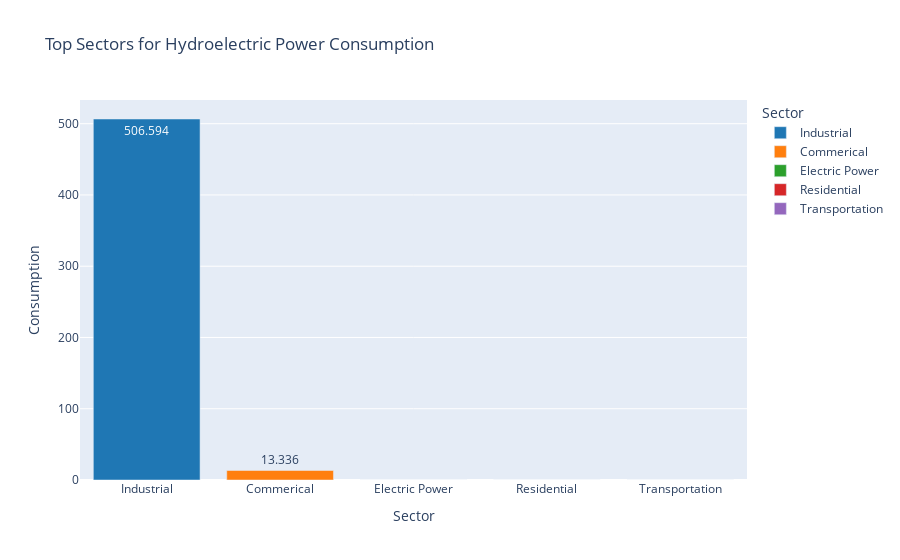
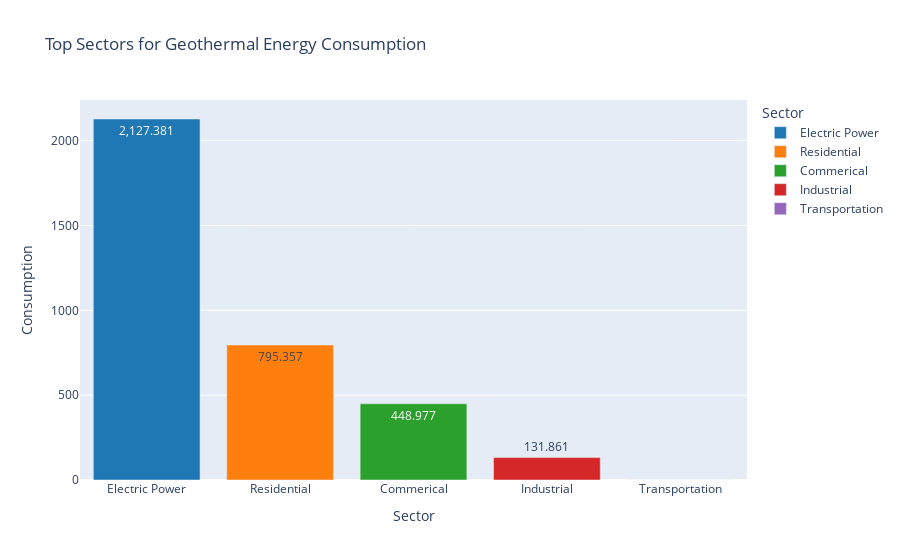
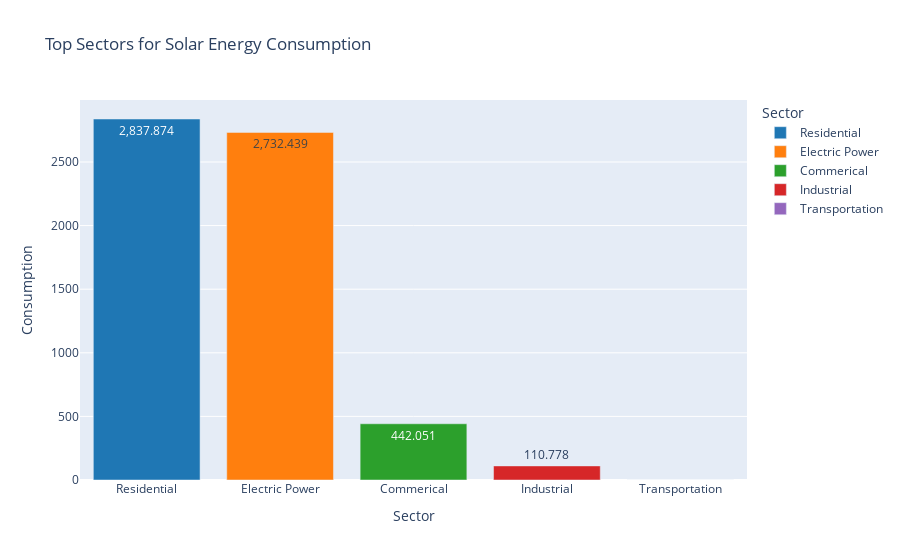
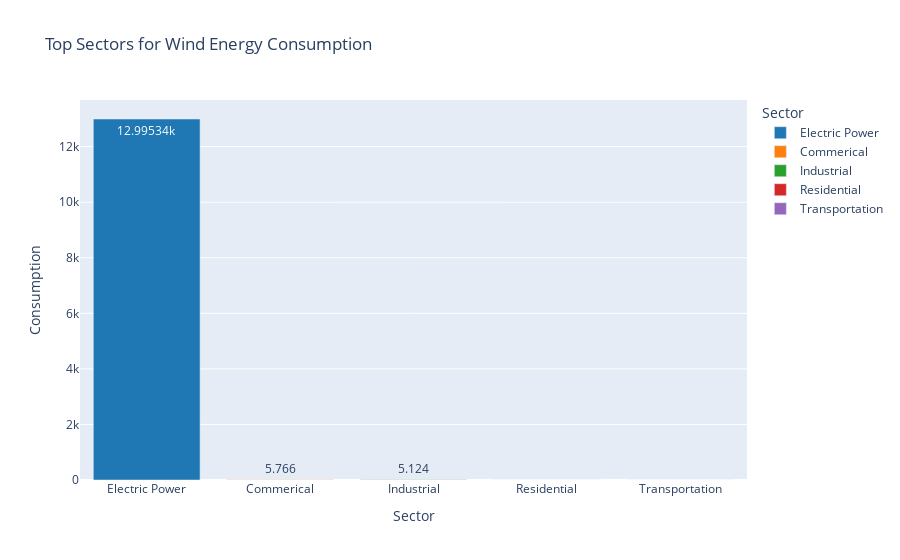

The notebook cell these images were saved under, in order:
### Code cell
# Let's take a closer look at which sectors consume the most of each type of energy.
# This will give us insights into which industries rely more on specific energy sources.

for i in cols:
    if i == 'Hydroelectric Power':
        df_top = df.groupby(['Sector'])[['Hydroelectric Power']].sum()
        df_top = df_top.sort_values(by="Hydroelectric Power", ascending=False).head(10)

        # Creating an interactive bar chart to show the top sectors for hydroelectric power consumption.
        fig = px.bar(df_top,
                     text_auto=True,
                     color=df_top.index,
                     color_discrete_sequence=colors,
                     labels={'index': "Sector", 'value': "Consumption"},
                     title='Top Sectors for Hydroelectric Power Consumption')
        fig.show()  # Displaying the plot
    else:
        df_top = df.groupby(['Sector'])[[i]].sum()
        df_top = df_top.sort_values(by=i, ascending=False).head(5)

        # Interactive bar chart for other energy types.
        fig = px.bar(df_top,
                     text_auto=True,
                     color=df_top.index,
                     color_discrete_sequence=colors,
                     labels={'index': "Sector", 'value': "Consumption"},
                     title=f'Top Sectors for {i} Consumption')
        fig.show()  # Displaying the plot

### Figure 1 — Plotly figure (JSON) as saved in the notebook; plotly's stock layout.template omitted (floating-point values rounded to 4 significant figures)
{"data": [{"alignmentgroup": "True", "hovertemplate": "Sector=%{x}<br>Consumption=%{y}<extra></extra>", "legendgroup": "Industrial", "marker": {"color": "#1f77b4", "pattern": {"shape": ""}}, "name": "Industrial", "offsetgroup": "Industrial", "orientation": "v", "showlegend": true, "textposition": "auto", "texttemplate": "%{y}", "type": "bar", "x": ["Industrial"], "xaxis": "x", "y": [506.6], "yaxis": "y"}, {"alignmentgroup": "True", "hovertemplate": "Sector=%{x}<br>Consumption=%{y}<extra></extra>", "legendgroup": "Commerical", "marker": {"color": "#ff7f0e", "pattern": {"shape": ""}}, "name": "Commerical", "offsetgroup": "Commerical", "orientation": "v", "showlegend": true, "textposition": "auto", "texttemplate": "%{y}", "type": "bar", "x": ["Commerical"], "xaxis": "x", "y": [13.34], "yaxis": "y"}, {"alignmentgroup": "True", "hovertemplate": "Sector=%{x}<br>Consumption=%{y}<extra></extra>", "legendgroup": "Electric Power", "marker": {"color": "#2ca02c", "pattern": {"shape": ""}}, "name": "Electric Power", "offsetgroup": "Electric Power", "orientation": "v", "showlegend": true, "textposition": "auto", "texttemplate": "%{y}", "type": "bar", "x": ["Electric Power"], "xaxis": "x", "y": [0], "yaxis": "y"}, {"alignmentgroup": "True", "hovertemplate": "Sector=%{x}<br>Consumption=%{y}<extra></extra>", "legendgroup": "Residential", "marker": {"color": "#d62728", "pattern": {"shape": ""}}, "name": "Residential", "offsetgroup": "Residential", "orientation": "v", "showlegend": true, "textposition": "auto", "texttemplate": "%{y}", "type": "bar", "x": ["Residential"], "xaxis": "x", "y": [0], "yaxis": "y"}, {"alignmentgroup": "True", "hovertemplate": "Sector=%{x}<br>Consumption=%{y}<extra></extra>", "legendgroup": "Transportation", "marker": {"color": "#9467bd", "pattern": {"shape": ""}}, "name": "Transportation", "offsetgroup": "Transportation", "orientation": "v", "showlegend": true, "textposition": "auto", "texttemplate": "%{y}", "type": "bar", "x": ["Transportation"], "xaxis": "x", "y": [0], "yaxis": "y"}], "layout": {"barmode": "relative", "legend": {"title": {"text": "Sector"}, "tracegroupgap": 0}, "title": {"text": "Top Sectors for Hydroelectric Power Consumption"}, "xaxis": {"anchor": "y", "categoryarray": ["Industrial", "Commerical", "Electric Power", "Residential", "Transportation"], "categoryorder": "array", "domain": [0, 1], "title": {"text": "Sector"}}, "yaxis": {"anchor": "x", "domain": [0, 1], "title": {"text": "Consumption"}}}}

### Figure 2 — Plotly figure (JSON) as saved in the notebook; plotly's stock layout.template omitted (floating-point values rounded to 4 significant figures)
{"data": [{"alignmentgroup": "True", "hovertemplate": "Sector=%{x}<br>Consumption=%{y}<extra></extra>", "legendgroup": "Electric Power", "marker": {"color": "#1f77b4", "pattern": {"shape": ""}}, "name": "Electric Power", "offsetgroup": "Electric Power", "orientation": "v", "showlegend": true, "textposition": "auto", "texttemplate": "%{y}", "type": "bar", "x": ["Electric Power"], "xaxis": "x", "y": [2127.0], "yaxis": "y"}, {"alignmentgroup": "True", "hovertemplate": "Sector=%{x}<br>Consumption=%{y}<extra></extra>", "legendgroup": "Residential", "marker": {"color": "#ff7f0e", "pattern": {"shape": ""}}, "name": "Residential", "offsetgroup": "Residential", "orientation": "v", "showlegend": true, "textposition": "auto", "texttemplate": "%{y}", "type": "bar", "x": ["Residential"], "xaxis": "x", "y": [795.4], "yaxis": "y"}, {"alignmentgroup": "True", "hovertemplate": "Sector=%{x}<br>Consumption=%{y}<extra></extra>", "legendgroup": "Commerical", "marker": {"color": "#2ca02c", "pattern": {"shape": ""}}, "name": "Commerical", "offsetgroup": "Commerical", "orientation": "v", "showlegend": true, "textposition": "auto", "texttemplate": "%{y}", "type": "bar", "x": ["Commerical"], "xaxis": "x", "y": [449.0], "yaxis": "y"}, {"alignmentgroup": "True", "hovertemplate": "Sector=%{x}<br>Consumption=%{y}<extra></extra>", "legendgroup": "Industrial", "marker": {"color": "#d62728", "pattern": {"shape": ""}}, "name": "Industrial", "offsetgroup": "Industrial", "orientation": "v", "showlegend": true, "textposition": "auto", "texttemplate": "%{y}", "type": "bar", "x": ["Industrial"], "xaxis": "x", "y": [131.9], "yaxis": "y"}, {"alignmentgroup": "True", "hovertemplate": "Sector=%{x}<br>Consumption=%{y}<extra></extra>", "legendgroup": "Transportation", "marker": {"color": "#9467bd", "pattern": {"shape": ""}}, "name": "Transportation", "offsetgroup": "Transportation", "orientation": "v", "showlegend": true, "textposition": "auto", "texttemplate": "%{y}", "type": "bar", "x": ["Transportation"], "xaxis": "x", "y": [0], "yaxis": "y"}], "layout": {"barmode": "relative", "legend": {"title": {"text": "Sector"}, "tracegroupgap": 0}, "title": {"text": "Top Sectors for Geothermal Energy Consumption"}, "xaxis": {"anchor": "y", "categoryarray": ["Electric Power", "Residential", "Commerical", "Industrial", "Transportation"], "categoryorder": "array", "domain": [0, 1], "title": {"text": "Sector"}}, "yaxis": {"anchor": "x", "domain": [0, 1], "title": {"text": "Consumption"}}}}

### Figure 3 — Plotly figure (JSON) as saved in the notebook; plotly's stock layout.template omitted (floating-point values rounded to 4 significant figures)
{"data": [{"alignmentgroup": "True", "hovertemplate": "Sector=%{x}<br>Consumption=%{y}<extra></extra>", "legendgroup": "Residential", "marker": {"color": "#1f77b4", "pattern": {"shape": ""}}, "name": "Residential", "offsetgroup": "Residential", "orientation": "v", "showlegend": true, "textposition": "auto", "texttemplate": "%{y}", "type": "bar", "x": ["Residential"], "xaxis": "x", "y": [2838.0], "yaxis": "y"}, {"alignmentgroup": "True", "hovertemplate": "Sector=%{x}<br>Consumption=%{y}<extra></extra>", "legendgroup": "Electric Power", "marker": {"color": "#ff7f0e", "pattern": {"shape": ""}}, "name": "Electric Power", "offsetgroup": "Electric Power", "orientation": "v", "showlegend": true, "textposition": "auto", "texttemplate": "%{y}", "type": "bar", "x": ["Electric Power"], "xaxis": "x", "y": [2732.0], "yaxis": "y"}, {"alignmentgroup": "True", "hovertemplate": "Sector=%{x}<br>Consumption=%{y}<extra></extra>", "legendgroup": "Commerical", "marker": {"color": "#2ca02c", "pattern": {"shape": ""}}, "name": "Commerical", "offsetgroup": "Commerical", "orientation": "v", "showlegend": true, "textposition": "auto", "texttemplate": "%{y}", "type": "bar", "x": ["Commerical"], "xaxis": "x", "y": [442.1], "yaxis": "y"}, {"alignmentgroup": "True", "hovertemplate": "Sector=%{x}<br>Consumption=%{y}<extra></extra>", "legendgroup": "Industrial", "marker": {"color": "#d62728", "pattern": {"shape": ""}}, "name": "Industrial", "offsetgroup": "Industrial", "orientation": "v", "showlegend": true, "textposition": "auto", "texttemplate": "%{y}", "type": "bar", "x": ["Industrial"], "xaxis": "x", "y": [110.8], "yaxis": "y"}, {"alignmentgroup": "True", "hovertemplate": "Sector=%{x}<br>Consumption=%{y}<extra></extra>", "legendgroup": "Transportation", "marker": {"color": "#9467bd", "pattern": {"shape": ""}}, "name": "Transportation", "offsetgroup": "Transportation", "orientation": "v", "showlegend": true, "textposition": "auto", "texttemplate": "%{y}", "type": "bar", "x": ["Transportation"], "xaxis": "x", "y": [0], "yaxis": "y"}], "layout": {"barmode": "relative", "legend": {"title": {"text": "Sector"}, "tracegroupgap": 0}, "title": {"text": "Top Sectors for Solar Energy Consumption"}, "xaxis": {"anchor": "y", "categoryarray": ["Residential", "Electric Power", "Commerical", "Industrial", "Transportation"], "categoryorder": "array", "domain": [0, 1], "title": {"text": "Sector"}}, "yaxis": {"anchor": "x", "domain": [0, 1], "title": {"text": "Consumption"}}}}

### Figure 4 — Plotly figure (JSON) as saved in the notebook; plotly's stock layout.template omitted (floating-point values rounded to 4 significant figures)
{"data": [{"alignmentgroup": "True", "hovertemplate": "Sector=%{x}<br>Consumption=%{y}<extra></extra>", "legendgroup": "Electric Power", "marker": {"color": "#1f77b4", "pattern": {"shape": ""}}, "name": "Electric Power", "offsetgroup": "Electric Power", "orientation": "v", "showlegend": true, "textposition": "auto", "texttemplate": "%{y}", "type": "bar", "x": ["Electric Power"], "xaxis": "x", "y": [13000.0], "yaxis": "y"}, {"alignmentgroup": "True", "hovertemplate": "Sector=%{x}<br>Consumption=%{y}<extra></extra>", "legendgroup": "Commerical", "marker": {"color": "#ff7f0e", "pattern": {"shape": ""}}, "name": "Commerical", "offsetgroup": "Commerical", "orientation": "v", "showlegend": true, "textposition": "auto", "texttemplate": "%{y}", "type": "bar", "x": ["Commerical"], "xaxis": "x", "y": [5.766], "yaxis": "y"}, {"alignmentgroup": "True", "hovertemplate": "Sector=%{x}<br>Consumption=%{y}<extra></extra>", "legendgroup": "Industrial", "marker": {"color": "#2ca02c", "pattern": {"shape": ""}}, "name": "Industrial", "offsetgroup": "Industrial", "orientation": "v", "showlegend": true, "textposition": "auto", "texttemplate": "%{y}", "type": "bar", "x": ["Industrial"], "xaxis": "x", "y": [5.124], "yaxis": "y"}, {"alignmentgroup": "True", "hovertemplate": "Sector=%{x}<br>Consumption=%{y}<extra></extra>", "legendgroup": "Residential", "marker": {"color": "#d62728", "pattern": {"shape": ""}}, "name": "Residential", "offsetgroup": "Residential", "orientation": "v", "showlegend": true, "textposition": "auto", "texttemplate": "%{y}", "type": "bar", "x": ["Residential"], "xaxis": "x", "y": [0], "yaxis": "y"}, {"alignmentgroup": "True", "hovertemplate": "Sector=%{x}<br>Consumption=%{y}<extra></extra>", "legendgroup": "Transportation", "marker": {"color": "#9467bd", "pattern": {"shape": ""}}, "name": "Transportation", "offsetgroup": "Transportation", "orientation": "v", "showlegend": true, "textposition": "auto", "texttemplate": "%{y}", "type": "bar", "x": ["Transportation"], "xaxis": "x", "y": [0], "yaxis": "y"}], "layout": {"barmode": "relative", "legend": {"title": {"text": "Sector"}, "tracegroupgap": 0}, "title": {"text": "Top Sectors for Wind Energy Consumption"}, "xaxis": {"anchor": "y", "categoryarray": ["Electric Power", "Commerical", "Industrial", "Residential", "Transportation"], "categoryorder": "array", "domain": [0, 1], "title": {"text": "Sector"}}, "yaxis": {"anchor": "x", "domain": [0, 1], "title": {"text": "Consumption"}}}}
